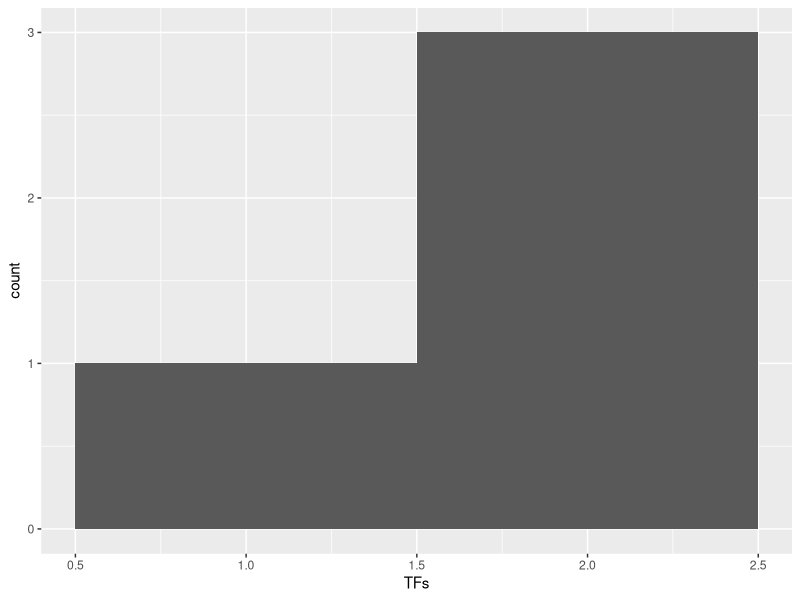
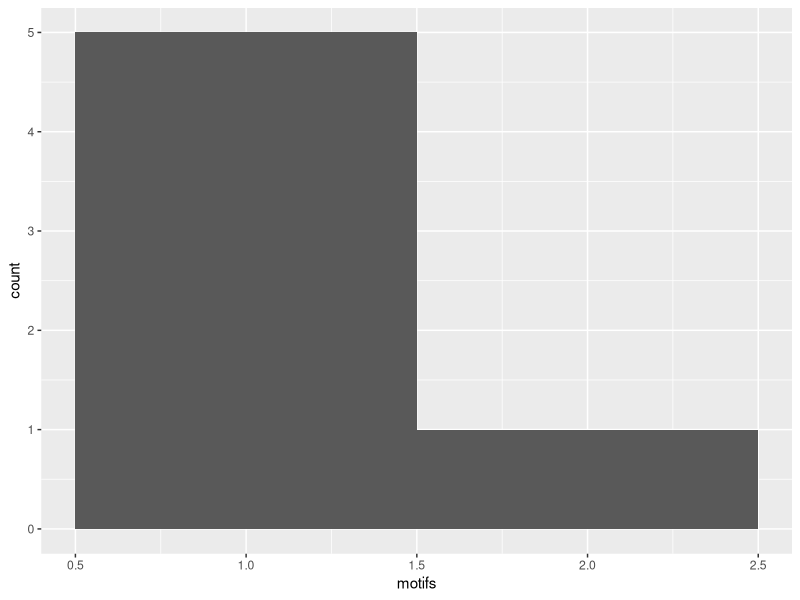

Generate these figures, in order, with R:
## ---- chunk 1
knitr::opts_chunk$set(echo = TRUE)
## ---- chunk 2
library(dplyr); library(ggplot2)
## ---- chunk 3
data_frame(x = 1:5, y = x+5)
## ---- chunk 4
data.frame(Query = c("B","D","D"), Target = c("A","C","E"))
## ---- chunk 5

data.frame(Motif = c("A","C","E","F"))
## ---- chunk 6
data.frame(Motif = LETTERS[1:6], TFs = 1:6)
## ---- chunk 7
blah = data.frame(Motif = c("A","A","C","C","E","E","F"), TFs = c(1, 2, 3, 4, 5, 4, 6))
blah
## ---- chunk 8
blah %>% 
  group_by(Motif) %>% 
  summarize(TFs = n()) %>% 
  arrange(desc(TFs)) %>% 
  ggplot(aes(x=TFs)) + geom_histogram(bins = 2)
## ---- chunk 9
blah %>% 
  group_by(TFs) %>% 
  summarize(motifs = n()) %>% 
  arrange(desc(motifs)) %>% 
  ggplot(aes(x=motifs)) + geom_histogram(bins = 2)
